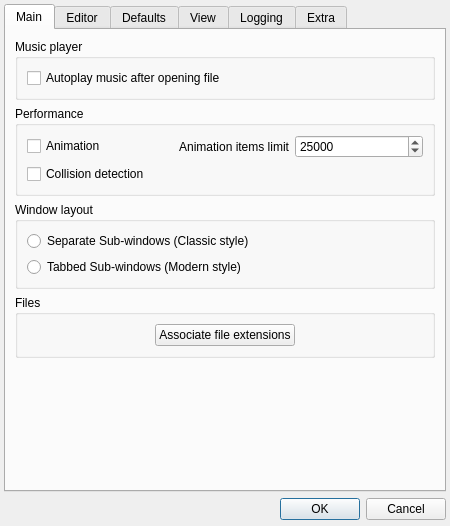
<?xml version="1.0" encoding="UTF-8"?>
<ui version="4.0">
 <class>AppSettings</class>
 <widget class="QDialog" name="AppSettings">
  <property name="geometry">
   <rect>
    <x>0</x>
    <y>0</y>
    <width>450</width>
    <height>526</height>
   </rect>
  </property>
  <property name="minimumSize">
   <size>
    <width>450</width>
    <height>450</height>
   </size>
  </property>
  <property name="windowTitle">
   <string>Settings</string>
  </property>
  <property name="windowIcon">
   <iconset resource="../../_resources/editor.qrc">
    <normaloff>:/images/cat_builder/cat_builder_48.png</normaloff>:/images/cat_builder/cat_builder_48.png</iconset>
  </property>
  <layout class="QGridLayout" name="gridLayout">
   <property name="leftMargin">
    <number>4</number>
   </property>
   <property name="topMargin">
    <number>4</number>
   </property>
   <property name="rightMargin">
    <number>4</number>
   </property>
   <property name="bottomMargin">
    <number>6</number>
   </property>
   <item row="1" column="0">
    <widget class="QDialogButtonBox" name="buttonBox">
     <property name="font">
      <font>
       <weight>50</weight>
       <bold>false</bold>
      </font>
     </property>
     <property name="orientation">
      <enum>Qt::Horizontal</enum>
     </property>
     <property name="standardButtons">
      <set>QDialogButtonBox::Cancel|QDialogButtonBox::Ok</set>
     </property>
    </widget>
   </item>
   <item row="0" column="0">
    <widget class="QTabWidget" name="mainSettings">
     <property name="font">
      <font>
       <weight>50</weight>
       <bold>false</bold>
      </font>
     </property>
     <property name="currentIndex">
      <number>0</number>
     </property>
     <widget class="QWidget" name="tabMain">
      <attribute name="title">
       <string>Main</string>
      </attribute>
      <layout class="QGridLayout" name="gridLayout_3">
       <item row="4" column="0">
        <spacer name="verticalSpacer_2">
         <property name="font">
          <font>
           <weight>50</weight>
           <bold>false</bold>
          </font>
         </property>
         <property name="orientation">
          <enum>Qt::Vertical</enum>
         </property>
         <property name="sizeHint" stdset="0">
          <size>
           <width>20</width>
           <height>40</height>
          </size>
         </property>
        </spacer>
       </item>
       <item row="2" column="0">
        <widget class="QGroupBox" name="docView">
         <property name="font">
          <font>
           <weight>50</weight>
           <bold>false</bold>
          </font>
         </property>
         <property name="title">
          <string>Window layout</string>
         </property>
         <layout class="QGridLayout" name="gridLayout_5">
          <item row="0" column="0">
           <widget class="QRadioButton" name="MView_SubWindows">
            <property name="font">
             <font>
              <weight>50</weight>
              <bold>false</bold>
             </font>
            </property>
            <property name="text">
             <string>Separate Sub-windows (Classic style)</string>
            </property>
           </widget>
          </item>
          <item row="1" column="0">
           <widget class="QRadioButton" name="MView_Tabs">
            <property name="font">
             <font>
              <weight>50</weight>
              <bold>false</bold>
             </font>
            </property>
            <property name="text">
             <string>Tabbed Sub-windows (Modern style)</string>
            </property>
           </widget>
          </item>
         </layout>
        </widget>
       </item>
       <item row="0" column="0">
        <widget class="QGroupBox" name="groupBox">
         <property name="font">
          <font>
           <weight>50</weight>
           <bold>false</bold>
          </font>
         </property>
         <property name="title">
          <string>Music player</string>
         </property>
         <layout class="QVBoxLayout" name="verticalLayout">
          <item>
           <widget class="QCheckBox" name="autoPlayMusic">
            <property name="font">
             <font>
              <weight>50</weight>
              <bold>false</bold>
             </font>
            </property>
            <property name="toolTip">
             <string comment="Pop-up hint text">Music will automatically play when you open a level file</string>
            </property>
            <property name="text">
             <string>Autoplay music after opening file</string>
            </property>
           </widget>
          </item>
         </layout>
        </widget>
       </item>
       <item row="1" column="0">
        <widget class="QGroupBox" name="groupBox_2">
         <property name="font">
          <font>
           <weight>50</weight>
           <bold>false</bold>
          </font>
         </property>
         <property name="title">
          <string>Performance</string>
         </property>
         <layout class="QGridLayout" name="gridLayout_4">
          <item row="0" column="0">
           <widget class="QCheckBox" name="Animations">
            <property name="font">
             <font>
              <weight>50</weight>
              <bold>false</bold>
             </font>
            </property>
            <property name="text">
             <string>Animation</string>
            </property>
           </widget>
          </item>
          <item row="0" column="2">
           <widget class="QSpinBox" name="itemsLisit">
            <property name="font">
             <font>
              <weight>50</weight>
              <bold>false</bold>
             </font>
            </property>
            <property name="toolTip">
             <string comment="Pop-up hint text">Maximum number of elements which can be animated at any given time. If this limit is exceeded, animation will be paused until you raise the limit or remove excess elements.</string>
            </property>
            <property name="maximum">
             <number>999999999</number>
            </property>
            <property name="value">
             <number>25000</number>
            </property>
           </widget>
          </item>
          <item row="0" column="1">
           <widget class="QLabel" name="label_3">
            <property name="font">
             <font>
              <weight>50</weight>
              <bold>false</bold>
             </font>
            </property>
            <property name="text">
             <string>Animation items limit</string>
            </property>
            <property name="alignment">
             <set>Qt::AlignRight|Qt::AlignTrailing|Qt::AlignVCenter</set>
            </property>
           </widget>
          </item>
          <item row="1" column="0" colspan="2">
           <widget class="QCheckBox" name="Collisions">
            <property name="font">
             <font>
              <weight>50</weight>
              <bold>false</bold>
             </font>
            </property>
            <property name="text">
             <string>Collision detection</string>
            </property>
           </widget>
          </item>
         </layout>
        </widget>
       </item>
       <item row="3" column="0">
        <widget class="QGroupBox" name="groupBox_3">
         <property name="font">
          <font>
           <weight>50</weight>
           <bold>false</bold>
          </font>
         </property>
         <property name="title">
          <string>Files</string>
         </property>
         <layout class="QGridLayout" name="gridLayout_6">
          <item row="0" column="1">
           <widget class="QPushButton" name="AssociateFiles">
            <property name="font">
             <font>
              <weight>50</weight>
              <bold>false</bold>
             </font>
            </property>
            <property name="text">
             <string>Associate file extensions</string>
            </property>
           </widget>
          </item>
          <item row="0" column="0">
           <spacer name="horizontalSpacer">
            <property name="font">
             <font>
              <weight>50</weight>
              <bold>false</bold>
             </font>
            </property>
            <property name="orientation">
             <enum>Qt::Horizontal</enum>
            </property>
            <property name="sizeHint" stdset="0">
             <size>
              <width>40</width>
              <height>20</height>
             </size>
            </property>
           </spacer>
          </item>
          <item row="0" column="2">
           <spacer name="horizontalSpacer_2">
            <property name="font">
             <font>
              <weight>50</weight>
              <bold>false</bold>
             </font>
            </property>
            <property name="orientation">
             <enum>Qt::Horizontal</enum>
            </property>
            <property name="sizeHint" stdset="0">
             <size>
              <width>40</width>
              <height>20</height>
             </size>
            </property>
           </spacer>
          </item>
         </layout>
        </widget>
       </item>
      </layout>
     </widget>
     <widget class="QWidget" name="tabEditor">
      <attribute name="title">
       <string>Editor</string>
      </attribute>
      <layout class="QGridLayout" name="gridLayout_10">
       <item row="0" column="0">
        <widget class="QGroupBox" name="groupBox_6">
         <property name="title">
          <string>Middle mouse button actions</string>
         </property>
         <layout class="QVBoxLayout" name="verticalLayout_2">
          <item>
           <widget class="QCheckBox" name="Editor_Mid_AllowDupe">
            <property name="text">
             <string>Copy selected items to cursor position</string>
            </property>
           </widget>
          </item>
          <item>
           <widget class="QCheckBox" name="Editor_Mid_AllowPlacing">
            <property name="text">
             <string>Change the placement mode of the selected item</string>
            </property>
           </widget>
          </item>
          <item>
           <widget class="QCheckBox" name="Editor_Mid_AllowDrag">
            <property name="text">
             <string>Toggle drag-to-scroll while selection is empty</string>
            </property>
           </widget>
          </item>
         </layout>
        </widget>
       </item>
       <item row="1" column="0">
        <widget class="QGroupBox" name="groupBox_8">
         <property name="title">
          <string>Placement mode</string>
         </property>
         <layout class="QGridLayout" name="gridLayout_13">
          <item row="0" column="0">
           <widget class="QCheckBox" name="Editor_placing_dontShowPropsBox">
            <property name="toolTip">
             <string comment="Pop-up hint">Properties box will not be shown atomatically when you select an item to place,
like when choosing an item from the item toolbox or from the tileset item box.</string>
            </property>
            <property name="text">
             <string>Don't show properties box when placing items</string>
            </property>
           </widget>
          </item>
         </layout>
        </widget>
       </item>
       <item row="5" column="0">
        <spacer name="verticalSpacer_4">
         <property name="orientation">
          <enum>Qt::Vertical</enum>
         </property>
         <property name="sizeHint" stdset="0">
          <size>
           <width>20</width>
           <height>40</height>
          </size>
         </property>
        </spacer>
       </item>
       <item row="3" column="0">
        <widget class="QGroupBox" name="groupBox_9">
         <property name="title">
          <string>History</string>
         </property>
         <layout class="QHBoxLayout" name="horizontalLayout" stretch="1,99">
          <property name="spacing">
           <number>3</number>
          </property>
          <item>
           <widget class="QLabel" name="label_4">
            <property name="text">
             <string>Max history entries:</string>
            </property>
           </widget>
          </item>
          <item>
           <widget class="QSpinBox" name="historyLimit">
            <property name="toolTip">
             <string>Maximum number of remembered history actions.</string>
            </property>
            <property name="minimum">
             <number>100</number>
            </property>
            <property name="maximum">
             <number>3000</number>
            </property>
            <property name="value">
             <number>300</number>
            </property>
           </widget>
          </item>
         </layout>
        </widget>
       </item>
       <item row="4" column="0">
        <widget class="QGroupBox" name="groupBox_10">
         <property name="title">
          <string>Screen capture default size</string>
         </property>
         <layout class="QGridLayout" name="gridLayout_18">
          <item row="1" column="0">
           <widget class="QRadioButton" name="screengrabCustom">
            <property name="text">
             <string>Use custom:</string>
            </property>
           </widget>
          </item>
          <item row="1" column="1">
           <widget class="QLabel" name="label_8">
            <property name="enabled">
             <bool>false</bool>
            </property>
            <property name="text">
             <string>Width:</string>
            </property>
           </widget>
          </item>
          <item row="1" column="2">
           <widget class="QSpinBox" name="screengrabW">
            <property name="enabled">
             <bool>false</bool>
            </property>
            <property name="minimum">
             <number>10</number>
            </property>
            <property name="maximum">
             <number>32235</number>
            </property>
            <property name="value">
             <number>800</number>
            </property>
           </widget>
          </item>
          <item row="1" column="3">
           <widget class="QLabel" name="label_9">
            <property name="enabled">
             <bool>false</bool>
            </property>
            <property name="text">
             <string>Height:</string>
            </property>
           </widget>
          </item>
          <item row="1" column="4">
           <widget class="QSpinBox" name="screengrabH">
            <property name="enabled">
             <bool>false</bool>
            </property>
            <property name="minimum">
             <number>10</number>
            </property>
            <property name="maximum">
             <number>32235</number>
            </property>
            <property name="value">
             <number>600</number>
            </property>
           </widget>
          </item>
          <item row="0" column="0" colspan="5">
           <widget class="QRadioButton" name="screengrabFit">
            <property name="text">
             <string>Fit to window size</string>
            </property>
            <property name="checked">
             <bool>true</bool>
            </property>
           </widget>
          </item>
         </layout>
        </widget>
       </item>
       <item row="2" column="0">
        <widget class="QGroupBox" name="groupBox_11">
         <property name="title">
          <string>Environment</string>
         </property>
         <layout class="QFormLayout" name="formLayout">
          <item row="0" column="0">
           <widget class="QLabel" name="defaultZoomLabel">
            <property name="text">
             <string>Default zoom:</string>
            </property>
           </widget>
          </item>
          <item row="0" column="1">
           <widget class="QSpinBox" name="defaultZoom">
            <property name="toolTip">
             <string>Default zoom which will be installed on file opening or file creation.</string>
            </property>
            <property name="suffix">
             <string notr="true">%</string>
            </property>
            <property name="minimum">
             <number>20</number>
            </property>
            <property name="maximum">
             <number>1882</number>
            </property>
            <property name="value">
             <number>100</number>
            </property>
           </widget>
          </item>
         </layout>
        </widget>
       </item>
      </layout>
     </widget>
     <widget class="QWidget" name="tabDefaults">
      <attribute name="title">
       <string>Defaults</string>
      </attribute>
      <layout class="QGridLayout" name="gridLayout_19">
       <item row="2" column="0">
        <widget class="QGroupBox" name="groupBox_15">
         <property name="minimumSize">
          <size>
           <width>0</width>
           <height>101</height>
          </size>
         </property>
         <property name="title">
          <string>Classic Events tabs to auto-expand</string>
         </property>
         <layout class="QGridLayout" name="gridLayout_17">
          <item row="0" column="1">
           <widget class="QCheckBox" name="defaults_eventtab_autoscroll">
            <property name="text">
             <string>Autoscroll section</string>
            </property>
           </widget>
          </item>
          <item row="0" column="2">
           <widget class="QCheckBox" name="defaults_eventtab_common">
            <property name="text">
             <string>Common</string>
            </property>
           </widget>
          </item>
          <item row="0" column="0">
           <widget class="QCheckBox" name="defaults_eventtab_layviz">
            <property name="text">
             <string>Layer visibility</string>
            </property>
           </widget>
          </item>
          <item row="1" column="0">
           <widget class="QCheckBox" name="defaults_eventtab_laymov">
            <property name="text">
             <string>Layer movement</string>
            </property>
           </widget>
          </item>
          <item row="2" column="0">
           <widget class="QCheckBox" name="defaults_eventtab_trigger">
            <property name="text">
             <string>Trigger event</string>
            </property>
           </widget>
          </item>
          <item row="1" column="2">
           <widget class="QCheckBox" name="defaults_eventtab_holdbuttons">
            <property name="text">
             <string>Hold buttons</string>
            </property>
           </widget>
          </item>
          <item row="1" column="1">
           <widget class="QCheckBox" name="defaults_eventtab_secset">
            <property name="text">
             <string>Section settings</string>
            </property>
           </widget>
          </item>
         </layout>
        </widget>
       </item>
       <item row="3" column="0">
        <spacer name="verticalSpacer_5">
         <property name="orientation">
          <enum>Qt::Vertical</enum>
         </property>
         <property name="sizeType">
          <enum>QSizePolicy::Maximum</enum>
         </property>
         <property name="sizeHint" stdset="0">
          <size>
           <width>0</width>
           <height>5000</height>
          </size>
         </property>
        </spacer>
       </item>
       <item row="0" column="0">
        <widget class="QGroupBox" name="npcDefaultsGrp">
         <property name="minimumSize">
          <size>
           <width>0</width>
           <height>168</height>
          </size>
         </property>
         <property name="title">
          <string>NPC settings</string>
         </property>
         <layout class="QGridLayout" name="gridLayout_16">
          <item row="1" column="0">
           <widget class="QGroupBox" name="groupBox_13">
            <property name="minimumSize">
             <size>
              <width>0</width>
              <height>84</height>
             </size>
            </property>
            <property name="title">
             <string>Generator</string>
            </property>
            <layout class="QGridLayout" name="gridLayout_15">
             <property name="leftMargin">
              <number>4</number>
             </property>
             <property name="topMargin">
              <number>4</number>
             </property>
             <property name="rightMargin">
              <number>4</number>
             </property>
             <property name="spacing">
              <number>4</number>
             </property>
             <item row="1" column="1">
              <widget class="QDoubleSpinBox" name="defaults_npc_generator_delay">
               <property name="decimals">
                <number>1</number>
               </property>
               <property name="maximum">
                <double>99999999999.000000000000000</double>
               </property>
               <property name="singleStep">
                <double>0.100000000000000</double>
               </property>
              </widget>
             </item>
             <item row="0" column="0">
              <widget class="QLabel" name="label_5">
               <property name="text">
                <string>Type:</string>
               </property>
              </widget>
             </item>
             <item row="0" column="1">
              <widget class="QComboBox" name="defaults_npc_generator_type">
               <item>
                <property name="text">
                 <string>Warp</string>
                </property>
               </item>
               <item>
                <property name="text">
                 <string>Projectile</string>
                </property>
               </item>
              </widget>
             </item>
             <item row="1" column="0">
              <widget class="QLabel" name="label_6">
               <property name="text">
                <string>Delay (seconds):</string>
               </property>
              </widget>
             </item>
             <item row="2" column="0">
              <spacer name="verticalSpacer_6">
               <property name="orientation">
                <enum>Qt::Vertical</enum>
               </property>
               <property name="sizeHint" stdset="0">
                <size>
                 <width>20</width>
                 <height>40</height>
                </size>
               </property>
              </spacer>
             </item>
            </layout>
           </widget>
          </item>
          <item row="0" column="0">
           <widget class="QGroupBox" name="directionGrp">
            <property name="minimumSize">
             <size>
              <width>0</width>
              <height>39</height>
             </size>
            </property>
            <property name="title">
             <string>Direction</string>
            </property>
            <property name="flat">
             <bool>false</bool>
            </property>
            <layout class="QHBoxLayout" name="horizontalLayout_2">
             <property name="leftMargin">
              <number>6</number>
             </property>
             <property name="topMargin">
              <number>0</number>
             </property>
             <property name="rightMargin">
              <number>6</number>
             </property>
             <property name="bottomMargin">
              <number>0</number>
             </property>
             <item>
              <widget class="QRadioButton" name="defaults_npc_direction_left">
               <property name="text">
                <string>Left</string>
               </property>
              </widget>
             </item>
             <item>
              <widget class="QRadioButton" name="defaults_npc_direction_random">
               <property name="text">
                <string>Random</string>
               </property>
              </widget>
             </item>
             <item>
              <widget class="QRadioButton" name="defaults_npc_direction_right">
               <property name="text">
                <string>Right</string>
               </property>
              </widget>
             </item>
            </layout>
           </widget>
          </item>
          <item row="2" column="0">
           <spacer name="verticalSpacer_7">
            <property name="orientation">
             <enum>Qt::Vertical</enum>
            </property>
            <property name="sizeType">
             <enum>QSizePolicy::MinimumExpanding</enum>
            </property>
            <property name="sizeHint" stdset="0">
             <size>
              <width>0</width>
              <height>0</height>
             </size>
            </property>
           </spacer>
          </item>
         </layout>
        </widget>
       </item>
       <item row="1" column="0">
        <widget class="QGroupBox" name="groupBox_14">
         <property name="minimumSize">
          <size>
           <width>0</width>
           <height>71</height>
          </size>
         </property>
         <property name="title">
          <string>Warps and Doors</string>
         </property>
         <layout class="QGridLayout" name="gridLayout_14">
          <item row="0" column="0">
           <widget class="QLabel" name="label_7">
            <property name="text">
             <string>Warp type:</string>
            </property>
           </widget>
          </item>
          <item row="0" column="1">
           <widget class="QComboBox" name="defaults_warps_type">
            <item>
             <property name="text">
              <string>0 - Instant</string>
             </property>
            </item>
            <item>
             <property name="text">
              <string>1 - Pipe</string>
             </property>
            </item>
            <item>
             <property name="text">
              <string>2 - Door</string>
             </property>
            </item>
            <item>
             <property name="text">
              <string>3 - Portal</string>
             </property>
            </item>
           </widget>
          </item>
         </layout>
        </widget>
       </item>
      </layout>
     </widget>
     <widget class="QWidget" name="tabView">
      <attribute name="title">
       <string>View</string>
      </attribute>
      <layout class="QGridLayout" name="gridLayout_7">
       <item row="1" column="0">
        <widget class="QGroupBox" name="groupBox_5">
         <property name="title">
          <string>World Map Item toolbox</string>
         </property>
         <layout class="QGridLayout" name="gridLayout_9">
          <item row="0" column="0">
           <widget class="QRadioButton" name="WLDToolboxHorizontal">
            <property name="text">
             <string>Display tabs horizontally</string>
            </property>
           </widget>
          </item>
          <item row="1" column="0">
           <widget class="QRadioButton" name="WLDToolboxVertical">
            <property name="text">
             <string>Display tabs vertically</string>
            </property>
           </widget>
          </item>
         </layout>
        </widget>
       </item>
       <item row="4" column="0">
        <spacer name="verticalSpacer_3">
         <property name="orientation">
          <enum>Qt::Vertical</enum>
         </property>
         <property name="sizeHint" stdset="0">
          <size>
           <width>20</width>
           <height>40</height>
          </size>
         </property>
        </spacer>
       </item>
       <item row="0" column="0">
        <widget class="QGroupBox" name="groupBox_4">
         <property name="title">
          <string>Level Item toolbox</string>
         </property>
         <layout class="QGridLayout" name="gridLayout_8">
          <item row="0" column="0">
           <widget class="QRadioButton" name="LVLToolboxHorizontal">
            <property name="text">
             <string>Display tabs horizontally</string>
            </property>
           </widget>
          </item>
          <item row="1" column="0">
           <widget class="QRadioButton" name="LVLToolboxVertical">
            <property name="text">
             <string>Display tabs vertically</string>
            </property>
           </widget>
          </item>
         </layout>
        </widget>
       </item>
       <item row="3" column="0">
        <widget class="QGroupBox" name="ThemeBox">
         <property name="title">
          <string>Theme</string>
         </property>
         <layout class="QGridLayout" name="gridLayout_11">
          <item row="0" column="0">
           <widget class="QComboBox" name="Theme"/>
          </item>
         </layout>
        </widget>
       </item>
       <item row="2" column="0">
        <widget class="QGroupBox" name="groupBox_7">
         <property name="title">
          <string>Tileset Item toolbox</string>
         </property>
         <layout class="QGridLayout" name="gridLayout_12">
          <item row="0" column="0">
           <widget class="QRadioButton" name="TSTToolboxHorizontal">
            <property name="text">
             <string>Display tabs horizontally</string>
            </property>
           </widget>
          </item>
          <item row="1" column="0">
           <widget class="QRadioButton" name="TSTToolboxVertical">
            <property name="text">
             <string>Display tabs vertically</string>
            </property>
           </widget>
          </item>
         </layout>
        </widget>
       </item>
      </layout>
     </widget>
     <widget class="QWidget" name="tabLogging">
      <attribute name="title">
       <string>Logging</string>
      </attribute>
      <layout class="QGridLayout" name="gridLayout_Logging">
       <item row="0" column="0">
        <widget class="QLabel" name="label">
         <property name="text">
          <string>Log level</string>
         </property>
        </widget>
       </item>
       <item row="1" column="1">
        <widget class="QLineEdit" name="logFileName"/>
       </item>
       <item row="1" column="2">
        <widget class="QPushButton" name="setLogFile">
         <property name="text">
          <string>Browse</string>
         </property>
        </widget>
       </item>
       <item row="1" column="0">
        <widget class="QLabel" name="label_2">
         <property name="text">
          <string>Log file</string>
         </property>
        </widget>
       </item>
       <item row="0" column="1">
        <widget class="QComboBox" name="logLevel"/>
       </item>
       <item row="2" column="0" colspan="3">
        <spacer name="verticalSpacer">
         <property name="orientation">
          <enum>Qt::Vertical</enum>
         </property>
         <property name="sizeHint" stdset="0">
          <size>
           <width>20</width>
           <height>40</height>
          </size>
         </property>
        </spacer>
       </item>
      </layout>
     </widget>
     <widget class="QWidget" name="tabExtra">
      <attribute name="title">
       <string>Extra</string>
      </attribute>
      <layout class="QGridLayout" name="gridLayout_extra">
       <item row="0" column="0">
        <widget class="QLabel" name="label_10">
         <property name="text">
          <string>Note: Some of those settings will take change on application restart</string>
         </property>
         <property name="alignment">
          <set>Qt::AlignLeading|Qt::AlignLeft|Qt::AlignTop</set>
         </property>
         <property name="wordWrap">
          <bool>true</bool>
         </property>
        </widget>
       </item>
       <item row="1" column="0">
        <widget class="QCheckBox" name="extra_hdpiScale">
         <property name="text">
          <string>Enable auto-scaling on the High-DPI screens</string>
         </property>
        </widget>
       </item>
       <item row="2" column="0">
        <spacer name="verticalSpacer_8">
         <property name="orientation">
          <enum>Qt::Vertical</enum>
         </property>
         <property name="sizeHint" stdset="0">
          <size>
           <width>20</width>
           <height>40</height>
          </size>
         </property>
        </spacer>
       </item>
      </layout>
     </widget>
    </widget>
   </item>
  </layout>
 </widget>
 <resources>
  <include location="../../_resources/editor.qrc"/>
 </resources>
 <connections>
  <connection>
   <sender>buttonBox</sender>
   <signal>accepted()</signal>
   <receiver>AppSettings</receiver>
   <slot>accept()</slot>
   <hints>
    <hint type="sourcelabel">
     <x>252</x>
     <y>443</y>
    </hint>
    <hint type="destinationlabel">
     <x>157</x>
     <y>274</y>
    </hint>
   </hints>
  </connection>
  <connection>
   <sender>buttonBox</sender>
   <signal>rejected()</signal>
   <receiver>AppSettings</receiver>
   <slot>reject()</slot>
   <hints>
    <hint type="sourcelabel">
     <x>320</x>
     <y>443</y>
    </hint>
    <hint type="destinationlabel">
     <x>286</x>
     <y>274</y>
    </hint>
   </hints>
  </connection>
  <connection>
   <sender>screengrabCustom</sender>
   <signal>toggled(bool)</signal>
   <receiver>label_8</receiver>
   <slot>setEnabled(bool)</slot>
   <hints>
    <hint type="sourcelabel">
     <x>87</x>
     <y>360</y>
    </hint>
    <hint type="destinationlabel">
     <x>154</x>
     <y>363</y>
    </hint>
   </hints>
  </connection>
  <connection>
   <sender>screengrabCustom</sender>
   <signal>toggled(bool)</signal>
   <receiver>screengrabW</receiver>
   <slot>setEnabled(bool)</slot>
   <hints>
    <hint type="sourcelabel">
     <x>39</x>
     <y>363</y>
    </hint>
    <hint type="destinationlabel">
     <x>245</x>
     <y>365</y>
    </hint>
   </hints>
  </connection>
  <connection>
   <sender>screengrabCustom</sender>
   <signal>toggled(bool)</signal>
   <receiver>label_9</receiver>
   <slot>setEnabled(bool)</slot>
   <hints>
    <hint type="sourcelabel">
     <x>35</x>
     <y>361</y>
    </hint>
    <hint type="destinationlabel">
     <x>332</x>
     <y>360</y>
    </hint>
   </hints>
  </connection>
  <connection>
   <sender>screengrabCustom</sender>
   <signal>toggled(bool)</signal>
   <receiver>screengrabH</receiver>
   <slot>setEnabled(bool)</slot>
   <hints>
    <hint type="sourcelabel">
     <x>31</x>
     <y>365</y>
    </hint>
    <hint type="destinationlabel">
     <x>412</x>
     <y>361</y>
    </hint>
   </hints>
  </connection>
 </connections>
</ui>
